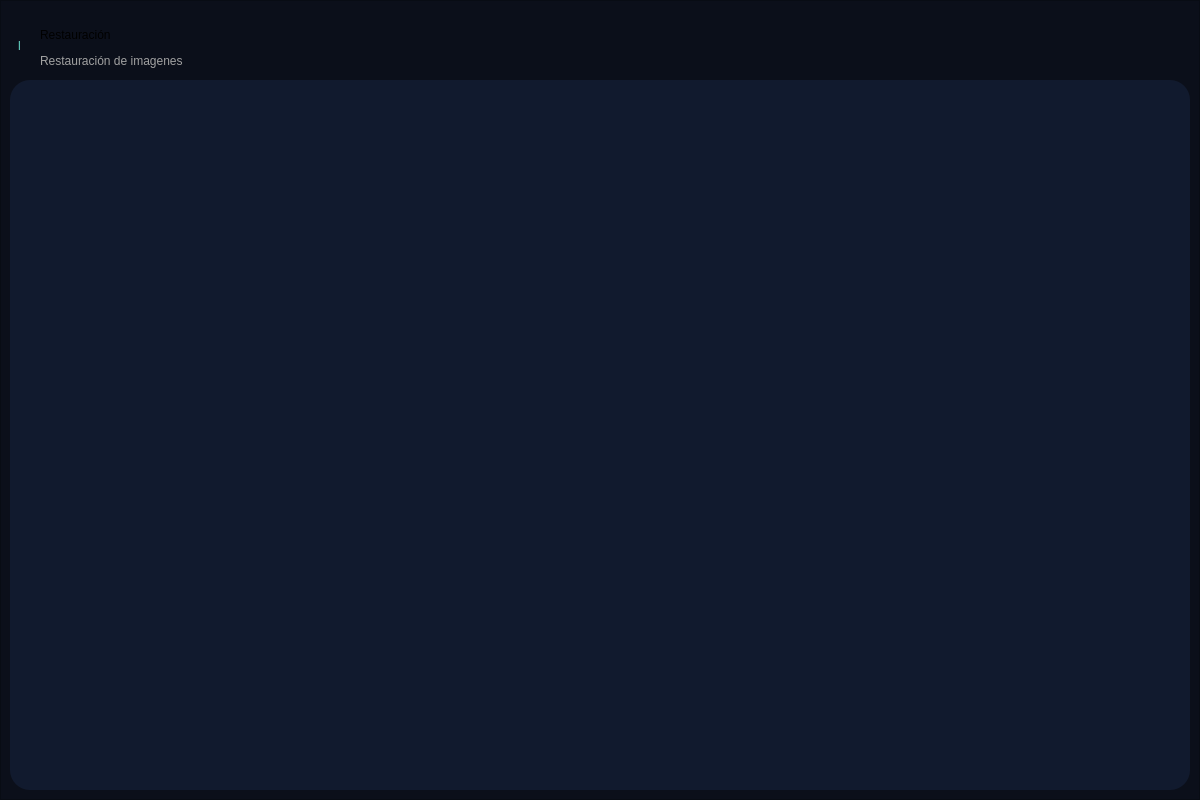
<?xml version="1.0" encoding="UTF-8"?>
<ui version="4.0">
 <class>Frm_Restauracion</class>
 <widget class="QWidget" name="Frm_Restauracion">
  <property name="geometry">
   <rect>
    <x>0</x>
    <y>0</y>
    <width>1200</width>
    <height>800</height>
   </rect>
  </property>
  <property name="windowTitle">
   <string>Form</string>
  </property>
  <property name="layoutDirection">
   <enum>Qt::LayoutDirection::RightToLeft</enum>
  </property>
  <layout class="QVBoxLayout" name="verticalLayout">
   <property name="spacing">
    <number>1</number>
   </property>
   <property name="leftMargin">
    <number>0</number>
   </property>
   <property name="topMargin">
    <number>0</number>
   </property>
   <property name="rightMargin">
    <number>0</number>
   </property>
   <property name="bottomMargin">
    <number>0</number>
   </property>
   <item>
    <widget class="QFrame" name="frame_Container">
     <property name="styleSheet">
      <string notr="true">background-color: rgb(11, 15, 26);</string>
     </property>
     <property name="frameShape">
      <enum>QFrame::Shape::StyledPanel</enum>
     </property>
     <property name="frameShadow">
      <enum>QFrame::Shadow::Raised</enum>
     </property>
     <layout class="QVBoxLayout" name="verticalLayout_9">
      <item>
       <widget class="QFrame" name="frame_head">
        <property name="maximumSize">
         <size>
          <width>16777215</width>
          <height>100</height>
         </size>
        </property>
        <property name="toolTip">
         <string/>
        </property>
        <property name="frameShape">
         <enum>QFrame::Shape::NoFrame</enum>
        </property>
        <property name="frameShadow">
         <enum>QFrame::Shadow::Raised</enum>
        </property>
        <widget class="QLabel" name="lb_pantalla">
         <property name="geometry">
          <rect>
           <x>30</x>
           <y>10</y>
           <width>191</width>
           <height>30</height>
          </rect>
         </property>
         <property name="styleSheet">
          <string notr="true">font: 700 20pt &quot;Arial&quot;;</string>
         </property>
         <property name="text">
          <string>Restauración</string>
         </property>
        </widget>
        <widget class="QLabel" name="lb_descripcion">
         <property name="geometry">
          <rect>
           <x>30</x>
           <y>40</y>
           <width>220</width>
           <height>21</height>
          </rect>
         </property>
         <property name="styleSheet">
          <string notr="true">font: 12pt &quot;Arial&quot;;
color: rgb(161, 161, 161);</string>
         </property>
         <property name="text">
          <string>Restauración de imagenes</string>
         </property>
        </widget>
        <widget class="QLabel" name="Line">
         <property name="geometry">
          <rect>
           <x>8</x>
           <y>11</y>
           <width>21</width>
           <height>50</height>
          </rect>
         </property>
         <property name="styleSheet">
          <string notr="true">color : rgb(101, 214, 198);
font: 72pt &quot;Segoe UI&quot;;</string>
         </property>
         <property name="text">
          <string>l</string>
         </property>
        </widget>
       </widget>
      </item>
      <item>
       <widget class="QFrame" name="frame_body">
        <property name="minimumSize">
         <size>
          <width>0</width>
          <height>710</height>
         </size>
        </property>
        <property name="styleSheet">
         <string notr="true">background-color: rgb(17, 26, 46);
border-radius: 20px;</string>
        </property>
        <property name="frameShape">
         <enum>QFrame::Shape::StyledPanel</enum>
        </property>
        <property name="frameShadow">
         <enum>QFrame::Shadow::Raised</enum>
        </property>
       </widget>
      </item>
     </layout>
    </widget>
   </item>
  </layout>
 </widget>
 <resources/>
 <connections/>
</ui>
